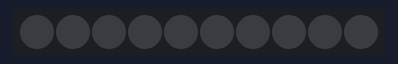
This sketch was run on a simulated Arduino Uno, built with avr-gcc and run on an emulated ATmega328P. Shown: 10 RGB LEDs in strip order, left to right.

Above: at 0.1 s.
At 1.1 s:
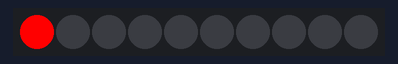
At 2.1 s:
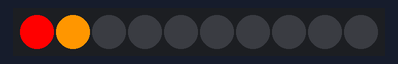
At 5.1 s:
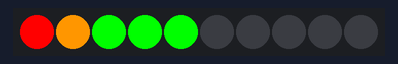
At 7.1 s:
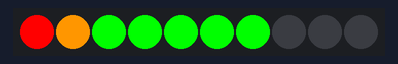
At 10.1 s:
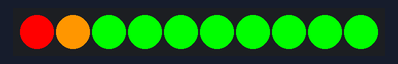

Measured:
- by itself, everything shown: repeats every 12.0 s, in 11 steps
- what the display in image 1 shows lasts 1.0 s, from 1.0 s to 2.0 s
- what the display in image 5 shows lasts 2.0 s, from 10.0 s to 12.0 s

The sketch:

LED2.ino
```cpp
#include <Grove_LED_Bar.h>

int i;

Grove_LED_Bar __bar3(4, 3, 0);

void setup()
{
  __bar3.begin();
}

void loop()
{
  for (i = 0; i <= 10; i++) {
    __bar3.setLevel(i);
    delay(1000);
  }

  delay(1000);
}
```
